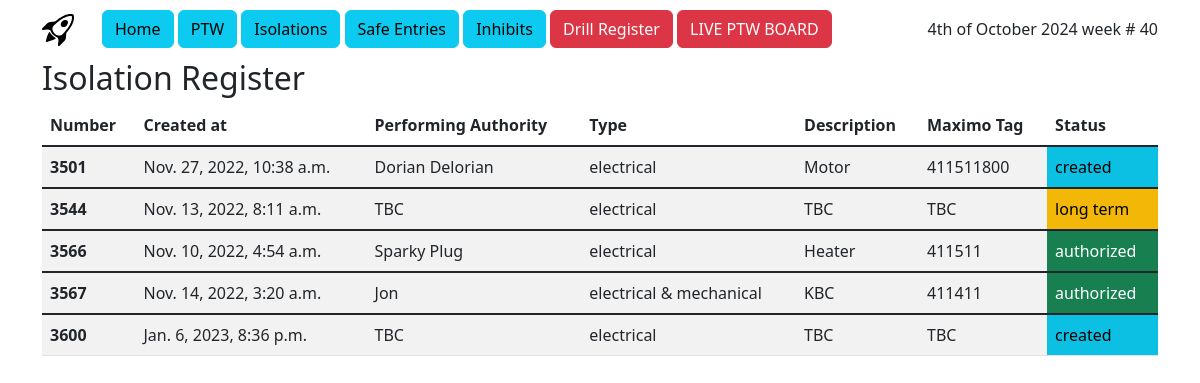
The app's page /isolation/ with its own data.
### ptw/models.py (models this page shows, shortened)
class Isolation(models.Model):
    id = models.IntegerField(primary_key=True)
    status = models.CharField(max_length=10, choices=[
        ('created', 'created'),
        ('authorized', 'authorized'),
        ('long term', 'long term'),
        ('closed', 'closed'),
        ('cancelled', 'cancelled')], default='created')
    created_at = models.DateTimeField(auto_now=True)
    isolation_type = models.CharField(max_length=24, choices=[
        ('electrical', 'electrical'),
        ('mechanical', 'mechanical'),
        ('electrical & mechanical', 'electrical & mechanical')
    ], default='electrical')
    performing_authority = models.CharField(max_length=24, default='TBC')
    authorized_at = models.DateTimeField(default=timezone.now)
    closed_at = models.DateTimeField(default=timezone.now)
    equipment_description = models.CharField(max_length=24, default='TBC')
    equipment_maximo_tag = models.CharField(max_length=24, default='TBC')

### ptw/views.py (the view)
# urls.py: path('isolation/', views.IsolationActiveView.as_view(), name='active_index'),
class IsolationActiveView(generic.ListView):
    template_name = 'ptw/isolation_index.html'
    context_object_name = 'active_isolations'
    def get_queryset(self):
        return Isolation.objects.filter(
            Q(status__exact='authorized') | Q(status__exact='created') | Q(status__exact='long term')
        )

### ptw/templates/ptw/isolation_index.html
{% extends 'ptw/nav.html' %}
{% block content %}
<h2>Isolation Register</h2>
<div class="table-responsive">
<table class="table table-striped table-hover" data-toggle="table">
<thead>
      <tr>
          <th scope="col">Number</th>
          <th scope="col">Created at</th>
          <th scope="col">Performing Authority</th>
          <th scope="col">Type</th>
          <th scope="col">Description</th>
          <th scope="col">Maximo Tag</th>
          <th scope="col">Status</th>
      </tr>
</thead>
{% if active_isolations %}
            {% for isolation in active_isolations %}
                <tbody class="table-group-divider">
                    <tr>
                        <th scope="row">{{ isolation.id }}</th>
                        <td>{{ isolation.created_at }}</td>
                        <td>{{ isolation.performing_authority }}</td>
                        <td>{{ isolation.isolation_type }}</td>
                        <td>{{ isolation.equipment_description }}</td>
                        <td>{{ isolation.equipment_maximo_tag }}</td>
                        <td class="{% if isolation.status == "authorized" %}{{ 'text-bg-success' }}
                                    {% elif isolation.status == "created" %}{{ 'text-bg-info' }}
                                    {% else %}{{ 'text-bg-warning' }}
                                    {% endif %}">{{ isolation.status }}</td>
                    </tr>
                </tbody>
            {% endfor %}
{% else %}
    <p>No isolations are currently active.</p>
{% endif %}
</table>
</div>
{% endblock %}

### records on screen
Isolation: id "3501", created_at "Nov. 27, 2022, 10:38 a.m.", performing_authority "Dorian Delorian", isolation_type "electrical", equipment_description "Motor", equipment_maximo_tag "411511800", status "created"
Isolation: id "3544", created_at "Nov. 13, 2022, 8:11 a.m.", performing_authority "TBC", isolation_type "electrical", equipment_description "TBC", equipment_maximo_tag "TBC", status "long term"
Isolation: id "3566", created_at "Nov. 10, 2022, 4:54 a.m.", performing_authority "Sparky Plug", isolation_type "electrical", equipment_description "Heater", equipment_maximo_tag "411511", status "authorized"
Isolation: id "3567", created_at "Nov. 14, 2022, 3:20 a.m.", performing_authority "Jon", isolation_type "electrical & mechanical", equipment_description "KBC", equipment_maximo_tag "411411", status "authorized"
Isolation: id "3600", created_at "Jan. 6, 2023, 8:36 p.m.", performing_authority "TBC", isolation_type "electrical", equipment_description "TBC", equipment_maximo_tag "TBC", status "created"
